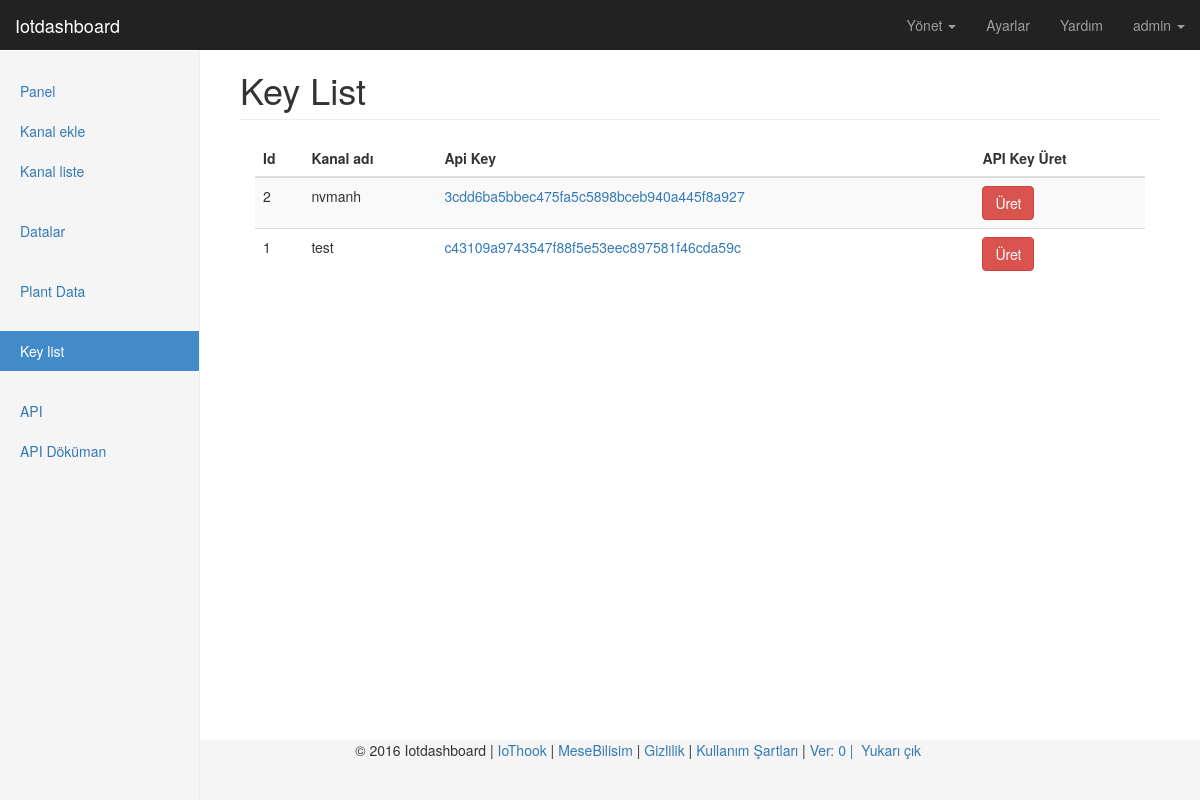
The page /tr/key/list/ (signed in) on the database its author committed.
### channels/models.py (models this page shows, shortened)
class Channel(models.Model):
    owner          = models.ForeignKey('auth.User', related_name='ownerchannel')
    channel_name   = models.CharField(_('Kanal adı'), max_length=60, help_text=_('Kanal adını giriniz'))
    channel_name_id= models.CharField(_('Kanal ID'), max_length=90, null=True, blank=True)
    element_1       = models.CharField(_('Element 1'), max_length=20, null=True, blank=True)
    element_id_1    = models.CharField(_('Element ID 1'), max_length=30, null=True, blank=True)
    element_2       = models.CharField(_('Element 2'), max_length=20, null=True, blank=True)
    element_id_2    = models.CharField(_('Element ID 2'), max_length=30, null=True, blank=True)
    element_3       = models.CharField(_('Element 3'), max_length=20, null=True, blank=True)
    element_id_3    = models.CharField(_('Element ID 3'), max_length=30, null=True, blank=True)
    element_4       = models.CharField(_('Element 4'), max_length=20, null=True, blank=True)
    element_id_4    = models.CharField(_('Element ID 4'), max_length=30, null=True, blank=True)
    element_5       = models.CharField(_('Element 5'), max_length=20, null=True, blank=True)
    element_id_5    = models.CharField(_('Element ID 5'), max_length=30, null=True, blank=True)
    element_6       = models.CharField(_('Element 6'), max_length=20, null=True, blank=True)
    element_id_6    = models.CharField(_('Element ID 6'), max_length=30, null=True, blank=True)
    element_7       = models.CharField(_('Element 7'), max_length=20, null=True, blank=True)
    element_id_7    = models.CharField(_('Element ID 7'), max_length=30, null=True, blank=True)
    element_8       = models.CharField(_('Element 8'), max_length=20, null=True, blank=True)
    element_id_8    = models.CharField(_('Element ID 8'), max_length=30, null=True, blank=True)
    element_9       = models.CharField(_('Element 9'), max_length=20, null=True, blank=True)
    element_id_9    = models.CharField(_('Element ID 9'), max_length=30, null=True, blank=True)
    element_10      = models.CharField(_('Element 10'), max_length=20, null=True, blank=True)
    element_id_10   = models.CharField(_('Element ID 10'), max_length=30, null=True, blank=True)
    api_key        = models.CharField(_('Api key'), max_length=200) # api
    description    = models.TextField(_('Açıklama'), blank=True, max_length=255)
    enable         = models.BooleanField(_('Aktif et'), default=True)
    remote_address = models.CharField(_('Ip adres'), max_length=255)
    pub_date       = models.DateTimeField(_('Yayin tarihi'), auto_now=True)

### channels/views.py (the view)
@login_required(login_url=settings.LOGIN_URL)
def key_list(request):
    key_list = True
    list = Channel.objects.filter(owner=request.user, enable=True).order_by('-id')
    return render(request, "back/key_list.html", locals())

### channels/templatetags/custom_tags.py (called while the page is built)
@register.simple_tag
def version():
    try:
        return time.strftime('%m%d%Y/%u', time.gmtime(os.path.getmtime('.git/')))
    except:
        return 0

@register.simple_tag
def website_name():
    return WEBSITE_NAME

### templates/back/key_list.html (shortened to what this page needs)
{% extends "back/base.html" %}
{% load staticfiles %}
{% load custom_tags %}
{% load i18n %}
{% block website_name %}Key List{% endblock %}
{% block content %}
<div class="col-xs-12 col-sm-12 placeholder">
    <div class="table-responsive">
        <table class="table table-striped">
            <thead>
            <tr>
                <th>{% trans 'Id' %}</th>
                <th>{% trans 'Kanal adı' %}</th>
                <th>{% trans 'Api Key' %}</th>
                <th>{% trans 'API Key Üret' %}</th>
            </tr>
            </thead>
            <tbody>
            {% for i in list %}
            <tr>
                <td>{{ i.id }}</td>
                <td>{{ i.channel_name }}</td>
                <td><a class="tooltip-viewport-bottom" title="{{ i.api_key }}">{{ i.api_key }}</a></td>
                <td><a class="btn btn-danger" href="{% url 'generate_key' i.id %}" role="button" onclick="return confirm('{% trans "Are you sure you want to generate a new write API key?" %}');">{% trans 'Üret' %}</a></td>
            </tr>
            {% endfor %}
            </tbody>
        </table>
    </div>
</div>
{% endblock %}

### templates/back/navbar.html (shortened to what this page needs)
{% load custom_tags %}
{% load i18n %}
{% load rest_framework %}
<nav class="navbar navbar-inverse navbar-fixed-top">
    <div class="container-fluid">
        <div class="navbar-header">
            <a class="navbar-brand" href="{% url 'index' %}">{% website_name %}</a>
        </div>
        <div id="navbar" class="navbar-collapse collapse">
            <ul class="nav navbar-nav navbar-right">
                <li class="dropdown">
                  <a href="#" class="dropdown-toggle" data-toggle="dropdown" role="button" aria-haspopup="true" aria-expanded="false">{% trans 'Yönet' %} <span class="caret"></span></a>
                </li>
                <li><a href="/admin/">{% trans 'Ayarlar' %}</a></li>
                <li><a href="http://iotdashboard.readthedocs.io/tr/latest/">{% trans 'Yardım' %}</a></li>
                {% if user.is_authenticated %}
                    <li class="dropdown">
                      <a href="#" class="dropdown-toggle" data-toggle="dropdown" role="button" aria-haspopup="true" aria-expanded="false">{{ user }} <span class="caret"></span></a>
                    </li>
                {% endif %}
            </ul>
        </div>
    </div>
</nav>

### static/back/dashboard/dashboard.css (style rules this page uses)
body { padding-top: 50px; }
.navbar-fixed-top { border: 0; }
.placeholder { margin-bottom: 20px; }

### static/back/dashboard/sticky-footer.css (style rules this page uses)
html { position: relative; min-height: 100%; }
body { margin-bottom: 60px; }

### rows shown on the page
Channel: id "2", channel_name "nvmanh", api_key "3cdd6ba5bbec475fa5c5898bceb940a445f8a927"
Channel: id "1", channel_name "test", api_key "c43109a9743547f88f5e53eec897581f46cda59c"

### other values the page prints
{{ user }} "admin"
